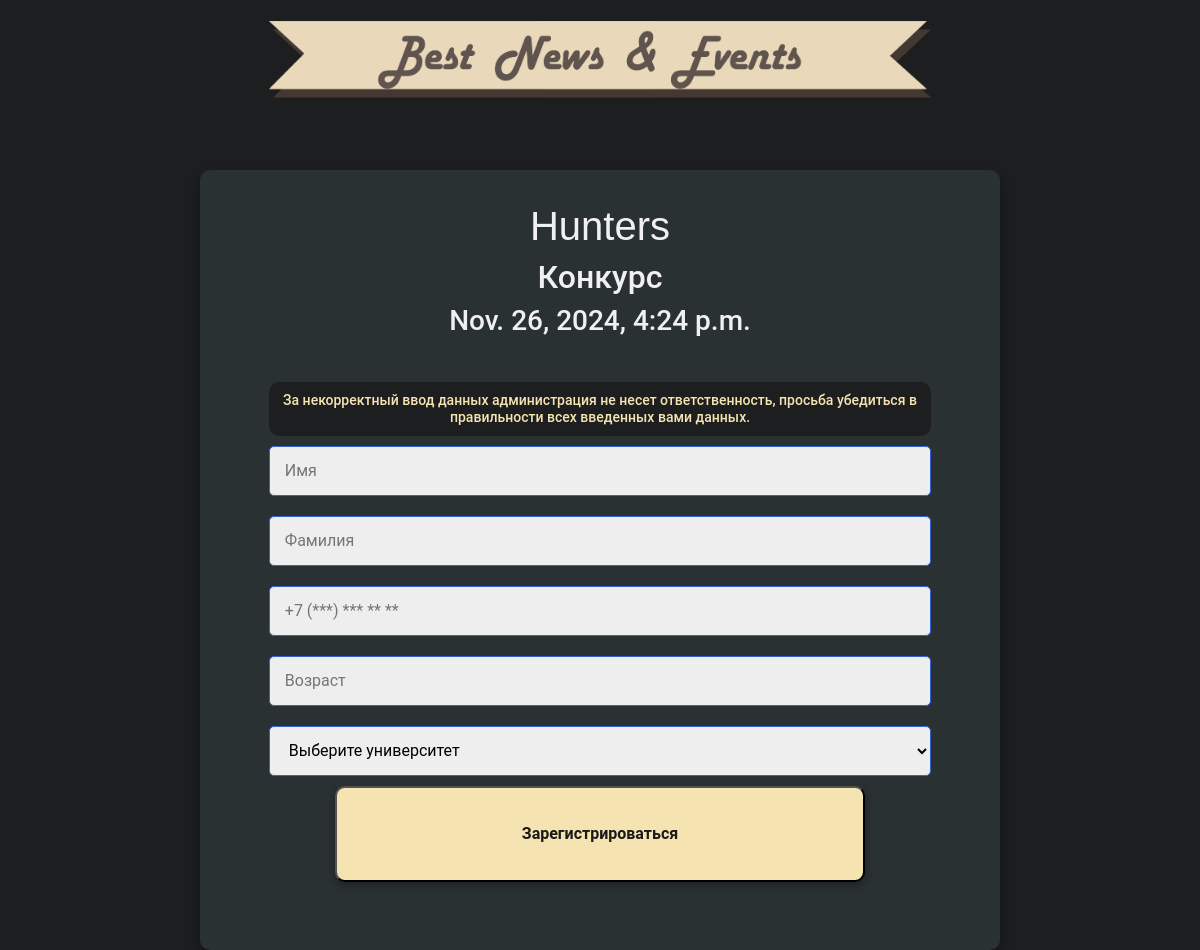
Screenshot of /register/7/ with the database file from the repository.
### main/models.py (models this page shows, shortened)
class Post(models.Model): #Создаем модель (своего рода словарь) где ключи это переменные, а тип все что после равно это в каком формате мы принимем значения
    ClubName= models.CharField('Название Клуба',max_length=50)
    NewsName = models.CharField('Название Новости',max_length=50)
    Anons = models.CharField('Анонс',max_length=250)
    TextNews=models.TextField('Статья')
    Date = models.DateTimeField("Дата события")
    Date_Stop = models.DateTimeField("Закрытие регистрации", default=datetime.now)
    ImgNews =  models.ImageField("Картинка Новости", blank = True, upload_to='media')
    class Meta: #Создаем название таблицы в странице алминистратора для нашей модели
        verbose_name="Новость" #Единичсное число
        verbose_name_plural="Новости" #Множественное число

### main/views.py (the view)
# urls.py: path('register/<int:id>/', views.register, name="register")
def register(request, id):
    detail = Post.objects.get(pk=id)
    if request.method == "POST":
        form = ArticlesForm(request.POST)
        if form.is_valid():
            article = form.save(commit=False)  # Не сохраняем пока в базе, чтобы изменить поля
            article.NameClub = detail.ClubName
            article.NameNews = detail.NewsName
            article.save()
            return redirect('home')
    else:
        form=ArticlesForm()
    data={
         'form':form ,
         'detail':detail
    }
    return render(request, 'RegisterPage.html',data)

### main/templates/RegisterPage.html (shortened to what this page needs)
{% extends 'shablonCss2.html' %}
{% load static %}
{% block content %}
<div class="header-logo">
    <img src="{% static 'image/LogoPridict2.png' %}" alt="Logo 2" class="company-name">
</div>
<div class="container">
    <h1>{{ detail.ClubName }}</h1>
    <h2>{{ detail.NewsName }}</h2>
    <h3>{{ detail.Date }}</h3>
    <div id="register1">
        <h6 id="warning">За некорректный ввод данных администрация не несет ответственность, просьба убедиться в правильности всех введенных вами данных.</h6>
        <form method="post">
            {{ form.FirstName }}<br>
            {{ form.SurName }}<br>
            {{ form.Number }}<br>
            {{ form.Age }}<br>
            {{ form.University }}<br>
            <button id="reg" type="submit">Зарегистрироваться</button>
        </form>
    </div>
</div>
{% endblock %}

### main/templates/shablonCss2.html (style rules this page uses)
body { background: linear-gradient(135deg, #1d1e1f , #1d1e1f); color: #f0f0f0; font-family: 'Roboto', sans-serif; line-height: 1.6; }
.container, .event-info { background: #2A3132; padding: 2rem; border-radius: 10px; box-shadow: 0 6px 12px rgba(0, 0, 0, 0.4); color: #f0f0f0; max-width: 800px; margin: auto; transition: box-shadow 0.3s ease; }
.container h1 { font-family: 'Franklin Gothic Medium', 'Arial Narrow', Arial, sans-serif; }
.container { text-align: center; }
.header-logo { color: #f0f0f0; max-width: 800px; margin: 5px auto; padding: 1rem 2rem; border-radius: 10px; display: flex; align-items: center; gap: 1rem; }
.header-logo .company-name { max-width: 90%; height: auto; margin: auto; }
#register1, #reg, #warning { border-radius: 10px; padding: 5%; text-align: center; margin: auto; }
#reg { background: linear-gradient(45deg, #f5e4b1 , #f5e4b1); color: #1a1a1a; box-shadow: 0 4px 8px rgba(0, 0, 0, 0.3); font-weight: bold; text-align: center; transition: transform 0.2s, box-shadow 0.2s; width: 80%; }
#warning { background-color: #1d1e1f; color: #f5e4b1; padding: 10px; font-size: 14px; }
.form { width: 100%; margin: 10px 0; border-radius: 5px; padding-left: 15px; height: 50px; border: 1px solid #3462d0; font-size: 16px; background-color: #EEEEEE; color: black; }

### rows the page displays
Post: ClubName "Hunters", NewsName "Конкурс", Date "Nov. 26, 2024, 4:24 p.m."
